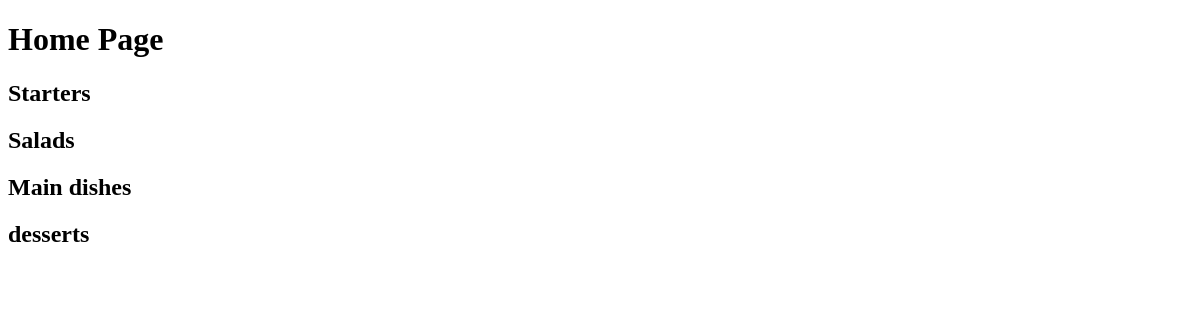
The app's page /, older data.
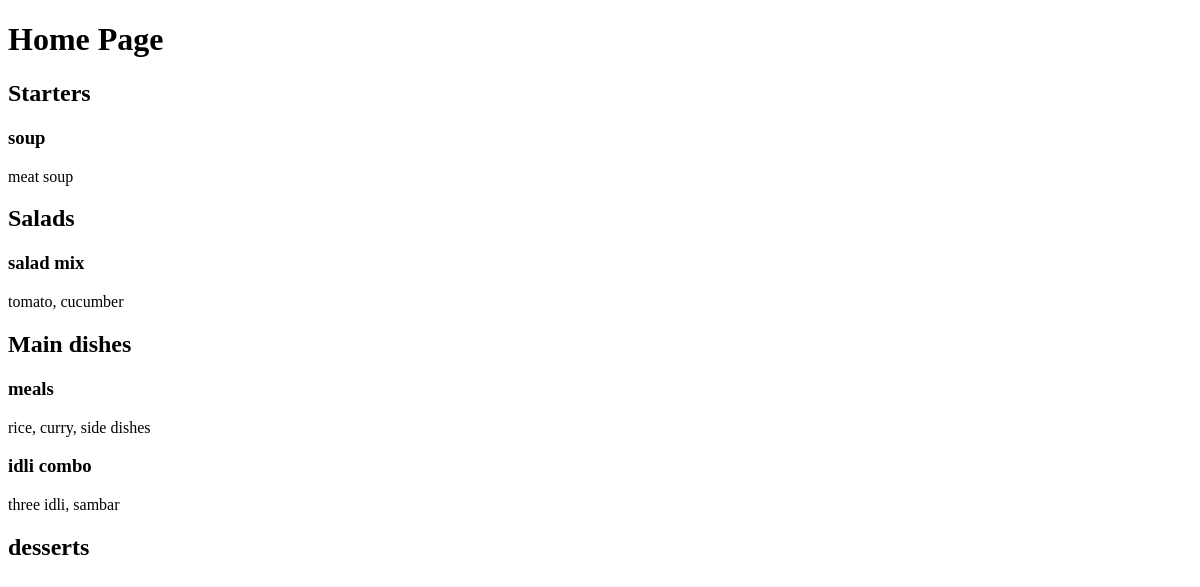
The same page, newer data.
### restaurent/models.py (models this page shows, shortened)
class Item(models.Model):
    meal = models.CharField(max_length=1000, unique=True)
    description = models.CharField(max_length=2000)
    price = models.DecimalField(decimal_places=2, max_digits=10)
    meal_type = models.CharField(max_length=200, choices=MEAL_TYPE)
    author = models.ForeignKey(User, on_delete=models.PROTECT)
    status = models.IntegerField(choices=STATUS, default=1)
    date_created = models.DateTimeField(auto_now_add=True)
    date_updated = models.DateTimeField(auto_now_add=True)

### restaurent/views.py (the view)
# urls.py: path('', views.MenuList.as_view(), name='home')
class MenuList(generic.ListView):
    queryset = Item.objects.order_by("date_created")
    template_name = "index.html"
    def get_context_data(self, **kwargs):
        context = super().get_context_data(**kwargs)
        context["meals"] = MEAL_TYPE
        return context

### restaurent/templates/index.html (shortened to what this page needs)
<!DOCTYPE html>
<html lang="en">
<head>
</head>
<body>
    <h1>Home Page</h1>
    {% for meal in meals %}
        <h2>{{ meal.1 }} </h2>
            {% for row in item_list %}
            {% if row.meal_type == meal.0%}
            {% if row.status == 0 %}
                <h3><del>{{ row.meal }}</del></h3>
                    <p>{{ row.description }}</p>
                {% else %}
                <h3>{{ row.meal }}</h3>
                    <p>{{ row.description }}</p>
            {% endif %}
            {% endif %}
            {% endfor %}
    {% endfor %}
</body>
</html>

Row changes from the older to the newer data that the page shows:
added Item: meal "soup", description "meat soup", shown under "Starters"
added Item: meal "salad mix", description "tomato, cucumber", shown under "Salads"
added Item: meal "meals", description "rice, curry, side dishes", shown under "Main dishes"
added Item: meal "idli combo", description "three idli, sambar", shown under "Main dishes"
